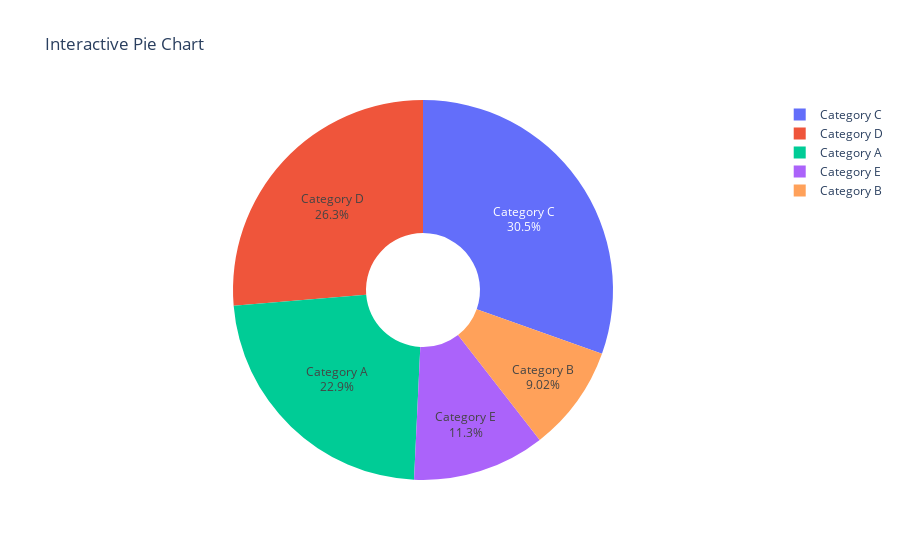

The notebook cell saved with this chart:
### Code cell
# 21. Using Plotly, create an interactive pie chart of randomly generated data, add labels and percentages, set
# the title as 'Interactive Pie Chart'.

import numpy as np
import pandas as pd
import plotly.express as px

np.random.seed(42)  
categories = ['Category A', 'Category B', 'Category C', 'Category D', 'Category E']
values = np.random.randint(10, 100, size=len(categories))  


df = pd.DataFrame({'Category': categories, 'Values': values})


fig = px.pie(df, 
             names='Category',  
             values='Values', 
             title='Interactive Pie Chart',  
             hole=0.3) 


fig.update_traces(textinfo='label+percent', hoverinfo='label+percent+value')


fig.show()

### Figure 1 — Plotly figure (JSON) as saved in the notebook; plotly's stock layout.template omitted (floating-point values rounded to 4 significant figures)
{"data": [{"domain": {"x": [0, 1], "y": [0, 1]}, "hole": 0.3, "hoverinfo": "label+percent+value", "hovertemplate": "Category=%{label}<br>Values=%{value}<extra></extra>", "labels": ["Category A", "Category B", "Category C", "Category D", "Category E"], "legendgroup": "", "name": "", "showlegend": true, "textinfo": "label+percent", "type": "pie", "values": [61, 24, 81, 70, 30]}], "layout": {"legend": {"tracegroupgap": 0}, "title": {"text": "Interactive Pie Chart"}}}
